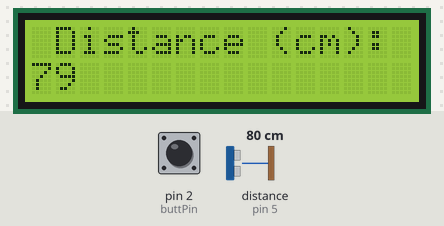
Bench run of a sketch on a simulated Arduino Uno, built with avr-gcc and run on an emulated ATmega328P. Parts: 16×2 character LCD. Wiring (inferred from the names in the program): ultrasonic range finder: trigger pin 13; echo pin 5. Inputs (shaded band) come from the test bench; at power-on: distance to the obstacle (sensor on pin 5) 80 cm, pin 2 (buttPin) HIGH. The echo pulse lasts 58.3 µs per cm; what the sketch prints to the serial monitor is not drawn.

Above: at 1.2 s.
1.3 s: distance to the obstacle (sensor on pin 5) set to 2 cm
At 1.9 s:
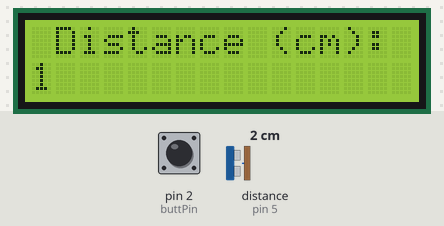
3.0 s: distance to the obstacle (sensor on pin 5) set to 120 cm
At 3.5 s:
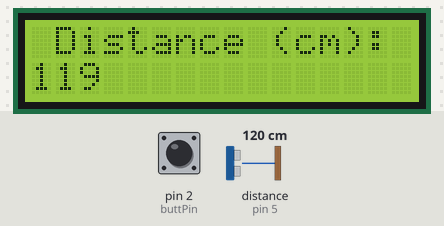
4.6 s: distance to the obstacle (sensor on pin 5) set to 250 cm
At 5.0 s:
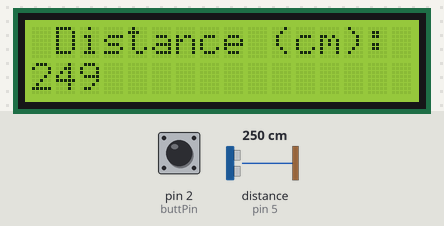
Timing chart, 0 to 7.6 s (numbered marks = the images above; inputs shaded):
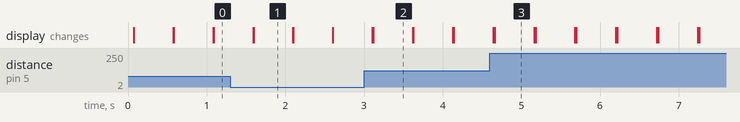

The sketch:

Portable_Distance_HW.ino
```cpp
#include <LiquidCrystal.h>

int rs =7;
int en = 8;
int d4 = 9;
int d5 =10;
int d6 = 11;
int d7 =12;


int trigPin = 13;
int echoPin =5;

int pingTravelTime;
int dt = 10;

int distance;

int buttPin = 2;
int buttVal;


LiquidCrystal lcd(rs,en,d4,d5,d6,d7);


void setup() {
  // put your setup code here, to run once:
  Serial.begin(9600);
  pinMode(trigPin,OUTPUT);
  pinMode(echoPin,INPUT);
  lcd.begin(16,2);
  pinMode(buttPin,INPUT);
  digitalWrite(buttPin,HIGH);

}

void loop() {
  // put your main code here, to run repeatedly:
  buttVal = digitalRead(buttPin);
  digitalWrite(trigPin,LOW);
  delayMicroseconds(dt);
  digitalWrite(trigPin,HIGH);
  delayMicroseconds(dt);
  digitalWrite(trigPin,LOW);
  pingTravelTime = pulseIn(echoPin,HIGH);
 delayMicroseconds(25);
 Serial.print("Button Value: ");
 Serial.print(buttVal);
  Serial.print(" Ping Travel Time (ms): ");
  Serial.print(pingTravelTime);

  distance = ((pingTravelTime/2)*0.0343);

 Serial.print(" Distance (cm): ");
  Serial.println(distance);
 lcd.setCursor(0,0);
 lcd.print(" Distance (cm): ");
 lcd.setCursor(0,1);
 lcd.print(distance);
  delay(500);
 lcd.setCursor(0,1);


 lcd.print("     ");
}
```

Measured:
- after the input at 1.3 s, the display: first differs from a run without the input after 0.29 s (image 1)
- after the input at 3.0 s, the display: first differs from a run without the input after 0.12 s (image 2)
- after the input at 4.6 s, the display: first differs from a run without the input after 0.06 s (image 3)
- what the display in image 1 shows lasts 0.5 s, from 1.6 s to 2.1 s
